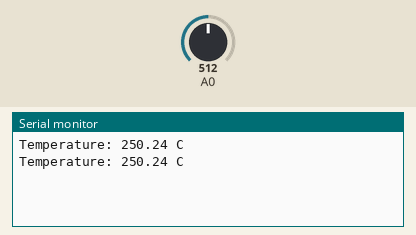
Simulated run of this sketch. Board: Arduino Uno, built with avr-gcc and run on an emulated ATmega328P. On the bench: the last lines printed to the serial monitor. Inputs (shaded band) come from the test bench; at power-on: A0 = 512.

Above: at 1.8 s.
1.9 s: A0 set to 716
At 2.8 s:
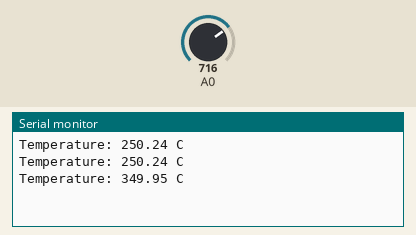
3.4 s: A0 set to 900
At 4.8 s:
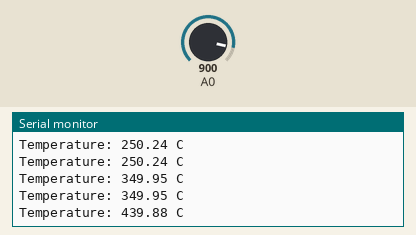
Timing chart, 0 to 6.4 s (numbered marks = the images above; inputs shaded):
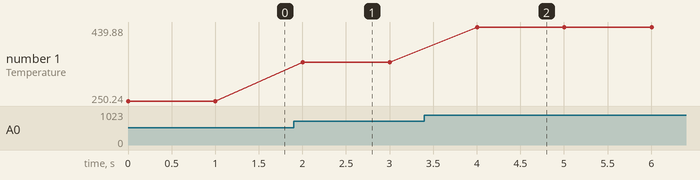

Measured:
- after the input at 1.9 s, the serial monitor: prints a new line after 0.10 s (image 1)
- after the input at 3.4 s, the serial monitor: prints a new line after 0.60 s (image 2)
- plotted number 1: 250.24 → 349.95 after the input at 1.9 s, 349.95 → 439.88 after the input at 3.4 s

The sketch:

Temperature.ino
```cpp
void setup() {
  Serial.begin(9600); // เริ่มต้น Serial Monitor
}

void loop() {
  int sensorValue = analogRead(A0); // อ่านค่าเซนเซอร์
  float voltage = sensorValue * (5.0 / 1023.0); // แปลงค่า Analog เป็น Voltage
  float temperatureC = voltage * 100; // แปลง Voltage เป็น อุณหภูมิ (Celsius)

  Serial.print("Temperature: ");
  Serial.print(temperatureC);
  Serial.println(" C");

  delay(1000); // หน่วงเวลา 1 วินาที
}
```
